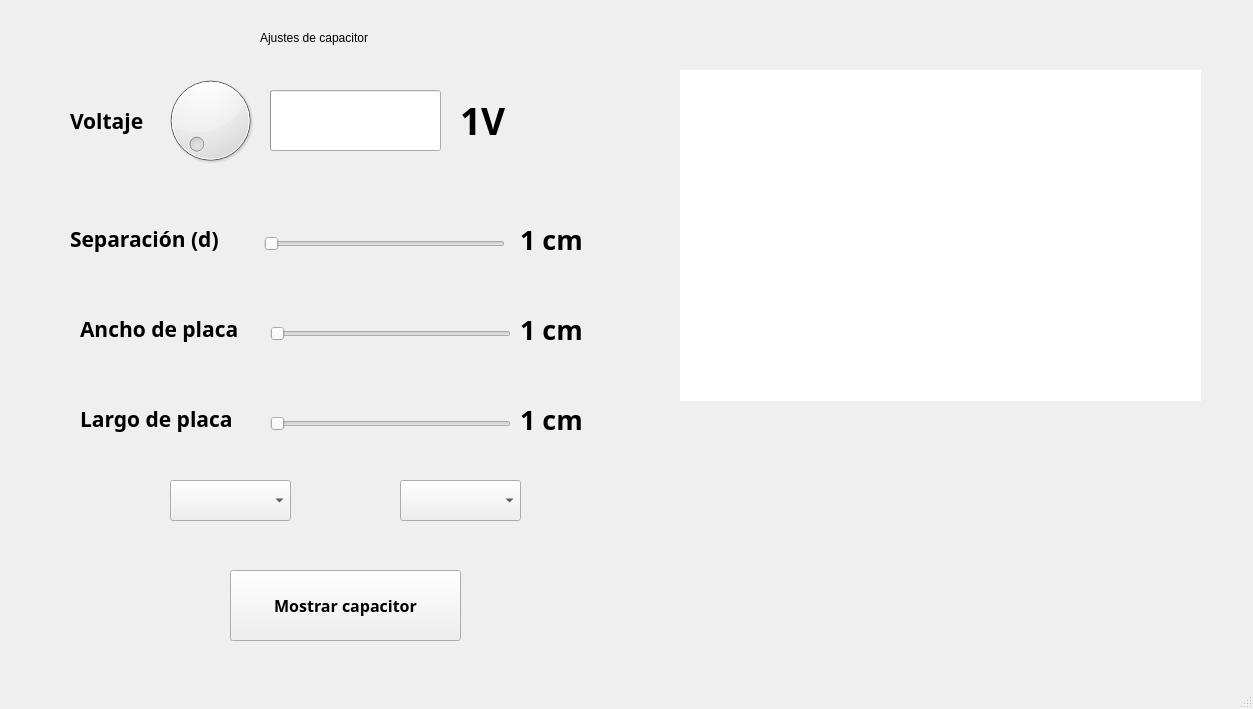
<?xml version="1.0" encoding="UTF-8"?>
<ui version="4.0">
 <class>MainWindow</class>
 <widget class="QMainWindow" name="MainWindow">
  <property name="geometry">
   <rect>
    <x>0</x>
    <y>0</y>
    <width>1253</width>
    <height>709</height>
   </rect>
  </property>
  <property name="windowTitle">
   <string>Capacitor de placas paralelas</string>
  </property>
  <widget class="QWidget" name="centralwidget">
   <widget class="QLabel" name="label">
    <property name="geometry">
     <rect>
      <x>260</x>
      <y>30</y>
      <width>141</width>
      <height>16</height>
     </rect>
    </property>
    <property name="text">
     <string>Ajustes de capacitor</string>
    </property>
   </widget>
   <widget class="QDial" name="dial">
    <property name="geometry">
     <rect>
      <x>160</x>
      <y>60</y>
      <width>101</width>
      <height>121</height>
     </rect>
    </property>
    <property name="minimum">
     <number>1</number>
    </property>
    <property name="maximum">
     <number>50</number>
    </property>
    <property name="tracking">
     <bool>true</bool>
    </property>
    <property name="orientation">
     <enum>Qt::Vertical</enum>
    </property>
    <property name="invertedAppearance">
     <bool>false</bool>
    </property>
    <property name="invertedControls">
     <bool>false</bool>
    </property>
   </widget>
   <widget class="QLabel" name="label_2">
    <property name="geometry">
     <rect>
      <x>70</x>
      <y>100</y>
      <width>91</width>
      <height>41</height>
     </rect>
    </property>
    <property name="font">
     <font>
      <family>Segoe UI Variable Display Semib</family>
      <pointsize>16</pointsize>
      <weight>75</weight>
      <bold>true</bold>
     </font>
    </property>
    <property name="text">
     <string>Voltaje</string>
    </property>
   </widget>
   <widget class="QLabel" name="voltajeLabel">
    <property name="geometry">
     <rect>
      <x>460</x>
      <y>90</y>
      <width>91</width>
      <height>61</height>
     </rect>
    </property>
    <property name="font">
     <font>
      <family>Segoe UI Variable Display Semib</family>
      <pointsize>28</pointsize>
      <weight>75</weight>
      <bold>true</bold>
     </font>
    </property>
    <property name="text">
     <string>1V</string>
    </property>
   </widget>
   <widget class="QProgressBar" name="voltajeBar">
    <property name="geometry">
     <rect>
      <x>270</x>
      <y>90</y>
      <width>171</width>
      <height>61</height>
     </rect>
    </property>
    <property name="minimum">
     <number>1</number>
    </property>
    <property name="maximum">
     <number>50</number>
    </property>
    <property name="value">
     <number>1</number>
    </property>
    <property name="textVisible">
     <bool>false</bool>
    </property>
   </widget>
   <widget class="QComboBox" name="dielectricoComboBox">
    <property name="geometry">
     <rect>
      <x>170</x>
      <y>480</y>
      <width>121</width>
      <height>41</height>
     </rect>
    </property>
    <property name="font">
     <font>
      <family>Segoe UI Variable Display Semib</family>
      <pointsize>12</pointsize>
      <weight>75</weight>
      <bold>true</bold>
     </font>
    </property>
   </widget>
   <widget class="QComboBox" name="dimensionComboBox">
    <property name="geometry">
     <rect>
      <x>400</x>
      <y>480</y>
      <width>121</width>
      <height>41</height>
     </rect>
    </property>
    <property name="font">
     <font>
      <family>Segoe UI Variable Display Semib</family>
      <pointsize>12</pointsize>
      <weight>75</weight>
      <bold>true</bold>
     </font>
    </property>
   </widget>
   <widget class="QPushButton" name="calculateButton">
    <property name="geometry">
     <rect>
      <x>230</x>
      <y>570</y>
      <width>231</width>
      <height>71</height>
     </rect>
    </property>
    <property name="font">
     <font>
      <family>Segoe UI Variable Display Semib</family>
      <pointsize>12</pointsize>
      <weight>75</weight>
      <bold>true</bold>
     </font>
    </property>
    <property name="text">
     <string>Mostrar capacitor</string>
    </property>
   </widget>
   <widget class="QLabel" name="imageLabel">
    <property name="geometry">
     <rect>
      <x>680</x>
      <y>70</y>
      <width>521</width>
      <height>331</height>
     </rect>
    </property>
    <property name="styleSheet">
     <string notr="true">background-color: rgb(255, 255, 255);</string>
    </property>
    <property name="text">
     <string/>
    </property>
   </widget>
   <widget class="QLabel" name="separacionLabel">
    <property name="geometry">
     <rect>
      <x>520</x>
      <y>200</y>
      <width>141</width>
      <height>78</height>
     </rect>
    </property>
    <property name="font">
     <font>
      <family>Segoe UI Variable Display Semib</family>
      <pointsize>20</pointsize>
      <weight>75</weight>
      <bold>true</bold>
     </font>
    </property>
    <property name="text">
     <string>1 cm</string>
    </property>
   </widget>
   <widget class="QLabel" name="anchoLabel">
    <property name="geometry">
     <rect>
      <x>520</x>
      <y>290</y>
      <width>101</width>
      <height>78</height>
     </rect>
    </property>
    <property name="font">
     <font>
      <family>Segoe UI Variable Display Semib</family>
      <pointsize>20</pointsize>
      <weight>75</weight>
      <bold>true</bold>
     </font>
    </property>
    <property name="text">
     <string>1 cm</string>
    </property>
   </widget>
   <widget class="QSlider" name="anchoSlider">
    <property name="geometry">
     <rect>
      <x>270</x>
      <y>320</y>
      <width>241</width>
      <height>28</height>
     </rect>
    </property>
    <property name="minimum">
     <number>1</number>
    </property>
    <property name="maximum">
     <number>100</number>
    </property>
    <property name="orientation">
     <enum>Qt::Horizontal</enum>
    </property>
   </widget>
   <widget class="QLabel" name="label_5">
    <property name="geometry">
     <rect>
      <x>80</x>
      <y>290</y>
      <width>191</width>
      <height>78</height>
     </rect>
    </property>
    <property name="font">
     <font>
      <family>Segoe UI Variable Display Semib</family>
      <pointsize>16</pointsize>
      <weight>75</weight>
      <bold>true</bold>
     </font>
    </property>
    <property name="text">
     <string>Ancho de placa</string>
    </property>
   </widget>
   <widget class="QSlider" name="separacionSlider">
    <property name="geometry">
     <rect>
      <x>264</x>
      <y>230</y>
      <width>241</width>
      <height>28</height>
     </rect>
    </property>
    <property name="minimum">
     <number>1</number>
    </property>
    <property name="maximum">
     <number>100</number>
    </property>
    <property name="orientation">
     <enum>Qt::Horizontal</enum>
    </property>
   </widget>
   <widget class="QLabel" name="label_3">
    <property name="geometry">
     <rect>
      <x>70</x>
      <y>200</y>
      <width>191</width>
      <height>78</height>
     </rect>
    </property>
    <property name="font">
     <font>
      <family>Segoe UI Variable Display Semib</family>
      <pointsize>16</pointsize>
      <weight>75</weight>
      <bold>true</bold>
     </font>
    </property>
    <property name="text">
     <string>Separación (d)</string>
    </property>
   </widget>
   <widget class="QLabel" name="label_4">
    <property name="geometry">
     <rect>
      <x>80</x>
      <y>380</y>
      <width>181</width>
      <height>78</height>
     </rect>
    </property>
    <property name="font">
     <font>
      <family>Segoe UI Variable Display Semib</family>
      <pointsize>16</pointsize>
      <weight>75</weight>
      <bold>true</bold>
     </font>
    </property>
    <property name="text">
     <string>Largo de placa</string>
    </property>
   </widget>
   <widget class="QLabel" name="largoLabel">
    <property name="geometry">
     <rect>
      <x>520</x>
      <y>380</y>
      <width>141</width>
      <height>78</height>
     </rect>
    </property>
    <property name="font">
     <font>
      <family>Segoe UI Variable Display Semib</family>
      <pointsize>20</pointsize>
      <weight>75</weight>
      <bold>true</bold>
     </font>
    </property>
    <property name="text">
     <string>1 cm</string>
    </property>
   </widget>
   <widget class="QSlider" name="largoSlider">
    <property name="geometry">
     <rect>
      <x>270</x>
      <y>410</y>
      <width>241</width>
      <height>28</height>
     </rect>
    </property>
    <property name="minimum">
     <number>1</number>
    </property>
    <property name="maximum">
     <number>100</number>
    </property>
    <property name="orientation">
     <enum>Qt::Horizontal</enum>
    </property>
   </widget>
   <widget class="QLabel" name="batteryLabel">
    <property name="geometry">
     <rect>
      <x>540</x>
      <y>80</y>
      <width>71</width>
      <height>71</height>
     </rect>
    </property>
    <property name="text">
     <string/>
    </property>
   </widget>
  </widget>
  <widget class="QMenuBar" name="menubar">
   <property name="geometry">
    <rect>
     <x>0</x>
     <y>0</y>
     <width>1253</width>
     <height>21</height>
    </rect>
   </property>
  </widget>
  <widget class="QStatusBar" name="statusbar"/>
 </widget>
 <resources/>
 <connections/>
</ui>
